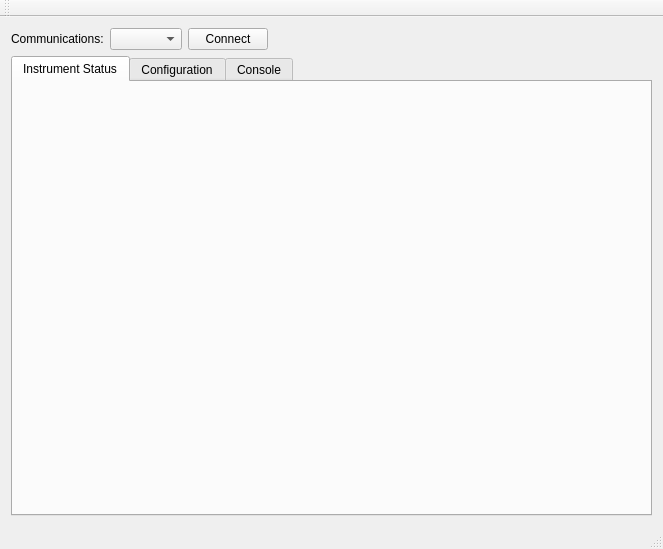
<?xml version="1.0" encoding="UTF-8"?>
<ui version="4.0">
 <class>MainWindow</class>
 <widget class="QMainWindow" name="MainWindow">
  <property name="geometry">
   <rect>
    <x>0</x>
    <y>0</y>
    <width>663</width>
    <height>549</height>
   </rect>
  </property>
  <property name="windowTitle">
   <string>MainWindow</string>
  </property>
  <widget class="QWidget" name="centralWidget">
   <layout class="QVBoxLayout" name="verticalLayout">
    <item>
     <layout class="QHBoxLayout" name="horizontal_layout">
      <item>
       <widget class="QLabel" name="comm_label">
        <property name="text">
         <string>Communications:</string>
        </property>
       </widget>
      </item>
      <item>
       <widget class="QComboBox" name="comport_combobox">
        <property name="currentText">
         <string/>
        </property>
       </widget>
      </item>
      <item>
       <widget class="QPushButton" name="connect_btn">
        <property name="text">
         <string>Connect</string>
        </property>
       </widget>
      </item>
      <item>
       <spacer name="spacer_hz">
        <property name="orientation">
         <enum>Qt::Horizontal</enum>
        </property>
        <property name="sizeHint" stdset="0">
         <size>
          <width>40</width>
          <height>20</height>
         </size>
        </property>
       </spacer>
      </item>
     </layout>
    </item>
    <item>
     <widget class="QTabWidget" name="main_tab_ctrl">
      <property name="enabled">
       <bool>true</bool>
      </property>
      <property name="currentIndex">
       <number>0</number>
      </property>
      <widget class="QWidget" name="status_tab">
       <attribute name="title">
        <string>Instrument Status</string>
       </attribute>
       <layout class="QVBoxLayout" name="verticalLayout_2">
        <item>
         <widget class="GpsStatusWidget" name="gpsstatus_widget" native="true"/>
        </item>
       </layout>
      </widget>
      <widget class="QWidget" name="setup_tab">
       <attribute name="title">
        <string>Configuration</string>
       </attribute>
       <layout class="QVBoxLayout" name="verticalLayout_3">
        <item>
         <widget class="GpsSetupWidget" name="gpssetup_widget" native="true"/>
        </item>
       </layout>
      </widget>
      <widget class="QWidget" name="console_tab">
       <attribute name="title">
        <string>Console</string>
       </attribute>
       <layout class="QVBoxLayout" name="verticalLayout_5">
        <item>
         <widget class="ConsoleWidget" name="console_widget" native="true"/>
        </item>
       </layout>
      </widget>
     </widget>
    </item>
   </layout>
  </widget>
  <widget class="QMenuBar" name="menu_bar">
   <property name="geometry">
    <rect>
     <x>0</x>
     <y>0</y>
     <width>663</width>
     <height>21</height>
    </rect>
   </property>
  </widget>
  <widget class="QToolBar" name="main_tool_bar">
   <attribute name="toolBarArea">
    <enum>TopToolBarArea</enum>
   </attribute>
   <attribute name="toolBarBreak">
    <bool>false</bool>
   </attribute>
  </widget>
  <widget class="QStatusBar" name="status_bar"/>
 </widget>
 <layoutdefault spacing="6" margin="11"/>
 <customwidgets>
  <customwidget>
   <class>ConsoleWidget</class>
   <extends>QWidget</extends>
   <header>console_widget.h</header>
   <container>1</container>
  </customwidget>
  <customwidget>
   <class>GpsStatusWidget</class>
   <extends>QWidget</extends>
   <header>gpsstatus_widget.h</header>
   <container>1</container>
  </customwidget>
  <customwidget>
   <class>GpsSetupWidget</class>
   <extends>QWidget</extends>
   <header>gpssetup_widget.h</header>
   <container>1</container>
  </customwidget>
 </customwidgets>
 <resources/>
 <connections/>
</ui>
